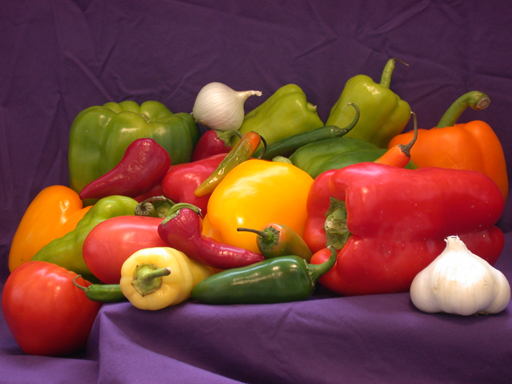
%> input picture Labs/Lab 5/Matlab stuff/Part3/peppers.png, 512 x 384 px
$ octave Part3.m   (GNU Octave 9; MATLAB toolbox functions it lacks are replaced by stand-ins)
%> lines starting %> are read from the running program, lines starting %| are printed output that depends on the picture; in (x1, y1, x2, y2) boxes, pixels count from 0 and x2, y2 are one past the last pixel; in counts of white or black regions, pixels touching at a corner belong together; the program's own positions count from 1
close all;
RGB = imread('peppers.png');
%> RGB is the input picture: size 384x512x3 uint8; mean R, G, B 120.8, 66.4, 57.6
% figure
% imshow(RGB);
C = makecform('srgb2lab');
lab = applycform(RGB,C);
%> lab: size 384x512x3 uint8; mean of channels 1, 2, 3 90.9, 151.1, 142.1

ab = double(lab(:,:,2:3)); % NOT im2double
m = size(ab,1);
%> m = 384
n = size(ab,2);
%> n = 512
ab = reshape(ab,m*n,2);

% K = 2;
% row = [55 200];
% col = [155 400];
K = 4;
row = [55 130 200 280];
col = [155 110 400 470];
% Convert (r,c) indexing to 1D linear indexing.
idx = sub2ind([size(lab,1) size(lab,2)], row, col);
%> idx = [59191 41986 153416 180376]
% Vectorize starting coordinates
for k = 1:K
    mu(k,:) = ab(idx(k),:);
end
%> after the loop, mu = [148 113; 114 176; 192 168; 128 128]

cluster_idx = kmeans(ab, K, 'Start', mu);

% Label each pixel according to k-means
pixel_labels = reshape(cluster_idx, m, n);
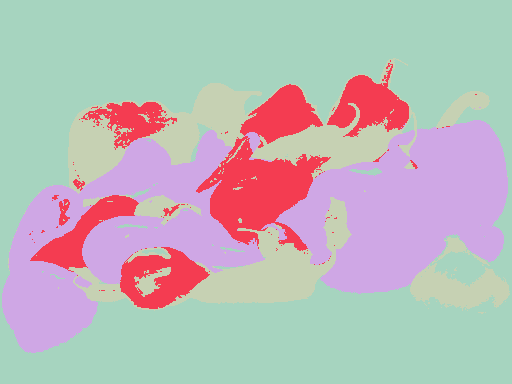
%> pixel_labels: size 384x512 double; 4 distinct labels, from 1 to 4; one colour per label, 0 black
h = figure,imshow(pixel_labels, [])
title('Image labeled by cluster index');
colormap('jet')
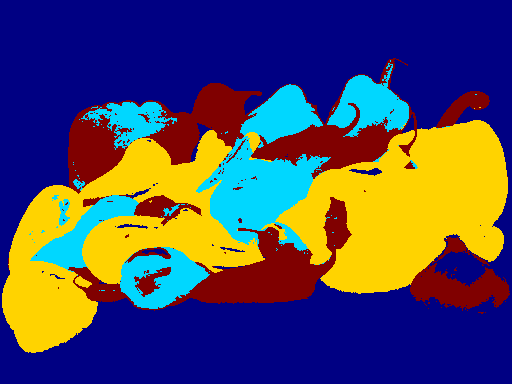
%> displayed picture: size 384x512x3, on the screen's scale of 0 to 255; mean R, G, B 78, 73.1, 95.3

% [5 lines of commented-out code are left out]
pixel_labels(pixel_labels~=4) = 0;
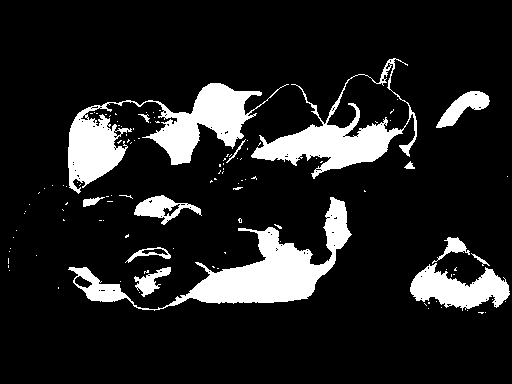
%> pixel_labels: size 384x512 double; values 0 (black) and 4 (white), 13.3% white; 117 white regions (103 under 20 px), largest, box (x1, y1, x2, y2) and area: (68, 197, 352, 311) 7786, (68, 83, 289, 194) 7476, (251, 58, 417, 179) 5014
pixel_labels = pixel_labels./4;
imshow(RGB .* uint8(pixel_labels));
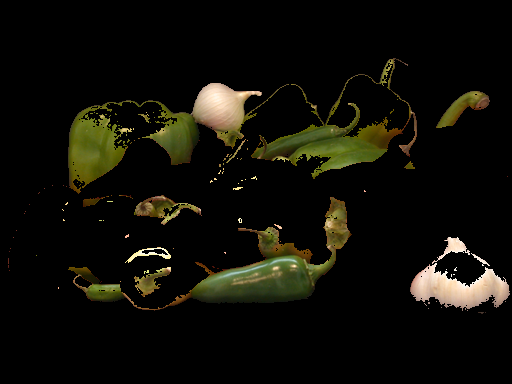
%> displayed picture: size 384x512x3, on the screen's scale of 0 to 255; mean R, G, B 15.5, 14.6, 7.7
